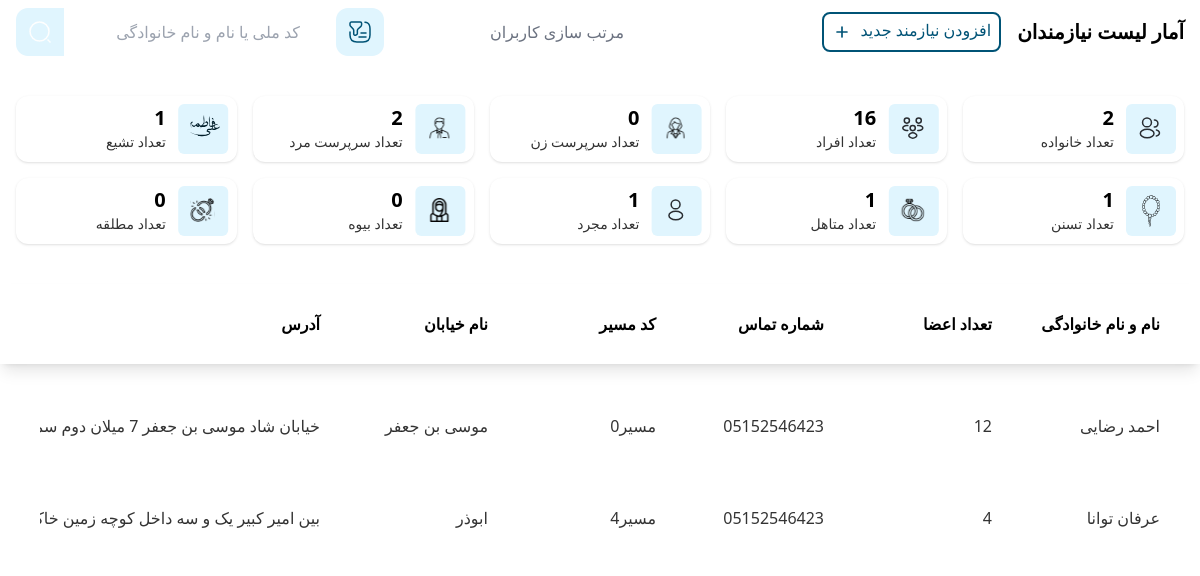
The app's page / (signed in), older data.
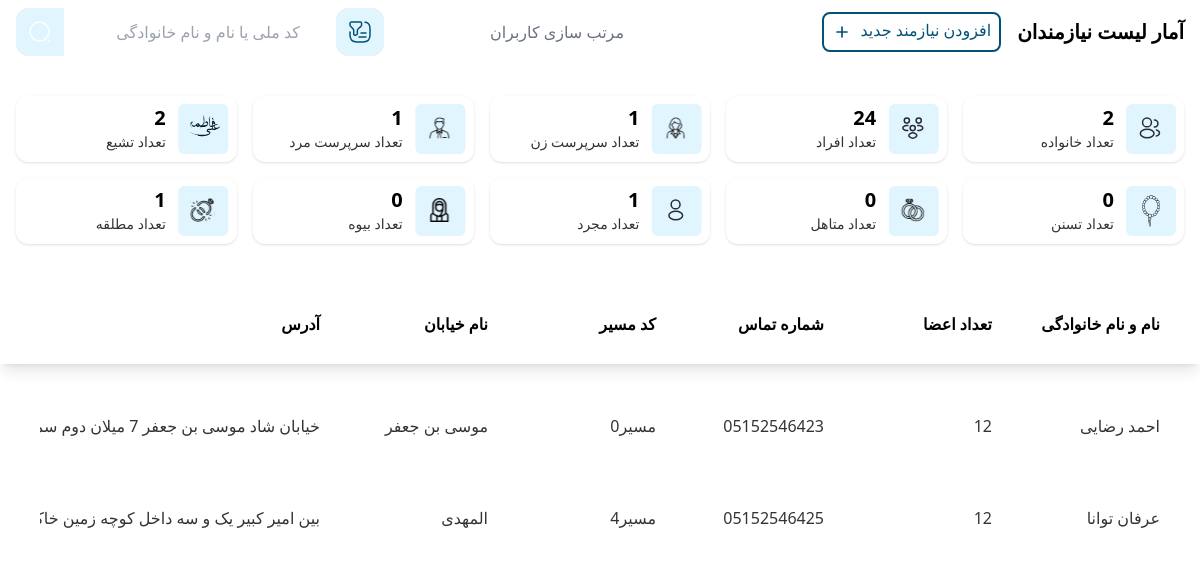
The same page, newer data.
### NeedyFolks/models.py (models this page shows, shortened)
class Needy(models.Model):
    GENDER_CHOICES = (
        ('مرد', 'مرد'),
        ('زن', 'زن'),
    )
    MARITAL_STATUS_CHOICES = (
        ('مجرد', 'مجرد'),
        ('متاهل', 'متاهل'),
        ('بیوه', 'بیوه'),
        ('مطلقه', 'مطلقه'),
    )
    RELIGION_CHOICES = (
        ('تشیع', 'تشیع'),
        ('تسنن', 'تسنن'),
    )
    name = models.CharField(max_length=50, blank=True, null=True, verbose_name='نام')
    last_name = models.CharField(max_length=50, blank=True, null=True, verbose_name='نام خانوادگی')
    full_name = models.CharField(max_length=100, blank=True, null=True)
    father_name = models.CharField(max_length=50, blank=True, null=True, verbose_name='نام پدر')
    national_code = models.CharField(max_length=10, blank=True, null=True, verbose_name='کد ملی')
    gender = models.CharField(max_length=10, blank=True, null=True, choices=GENDER_CHOICES, verbose_name='جنسیت')
    family_members_count = models.PositiveIntegerField(blank=True, null=True, verbose_name='تعداد اعضا')
    phone_number = models.CharField(max_length=20, blank=True, null=True, verbose_name='شماره تماس')
    referrer_name = models.CharField(max_length=100, blank=True, null=True, verbose_name='نام و نام خانوادگی معرف', )
    marital_status = models.CharField(max_length=15, blank=True, null=True, choices=MARITAL_STATUS_CHOICES,
                                      verbose_name='وضعیت تاهل')
    religion = models.CharField(max_length=15, blank=True, null=True, choices=RELIGION_CHOICES, verbose_name='مذهب')
    job = models.CharField(max_length=100, blank=True, null=True, verbose_name='شغل')
    coverage = models.CharField(max_length=100, blank=True, null=True, verbose_name='تحت پوشش')
    street_name = models.CharField(max_length=100, blank=True, null=True, verbose_name='نام خیابان')
    route_code = models.IntegerField(default=0, blank=True, null=True, verbose_name='کد مسیر')
    address = models.TextField(blank=True, null=True, verbose_name='آدرس دقیق')

### NeedyFolks/views.py (the view)
# urls.py: 2. Add a URL to urlpatterns:  path('', views.home, name='home')
def home(request):
    if request.user.is_authenticated == False:
        return redirect('login')
    if request.method == 'GET':
        data = request.GET
        street_name = data.get('street_name', None)
        route_code = data.get('route_code', None)
        if route_code == None and street_name == None:
            needy = Needy.objects.all()
        elif street_name != None:
            needy = Needy.objects.filter(street_name=street_name)
        elif route_code != None:
            needy = Needy.objects.filter(route_code=route_code)
        else:
            needy = Needy.objects.all()
        familyCount = needy.count()
        personCount = 0
        for family in needy:
            personCount += family.family_members_count
        numberOfFemaleGuardians = needy.filter(gender='زن').count()
        numberOfMaleGuardians = needy.filter(gender='مرد').count()
        ShiaCount = needy.filter(religion='تشیع').count()
        SunniCount = needy.filter(religion='تسنن').count()
        MarriedCount = needy.filter(marital_status='متاهل').count()
        SingleCount = needy.filter(marital_status='مجرد').count()
        WidowCount = needy.filter(marital_status='بیوه').count()
        numberOfDivorcedWomen = needy.filter(marital_status='مطلقه').count()
        statistics = {
            'needy': needy,
            'familyCount': familyCount,
            'personCount': personCount,
            'numberOfFemaleGuardians': numberOfFemaleGuardians,
            'numberOfMaleGuardians': numberOfMaleGuardians,
            'ShiaCount': ShiaCount,
            'SunniCount': SunniCount,
            'MarriedCount': MarriedCount,
            'SingleCount': SingleCount,
            'WidowCount': WidowCount,
            'numberOfDivorcedWomen': numberOfDivorcedWomen,
        }
        return render(request, 'index.html', statistics)

### NeedyFolks/templates/index.html (shortened to what the changed rows need)
{% load static %}
<!DOCTYPE html>
<html lang="en">
<head>
    <link rel="stylesheet" href="{% static 'css/output/main.css' %}">
</head>
<body class="w-screen min-h-screen overflow-x-hidden  pt-2">
<header class="px-1 lg:px-4">
    <section class="flex items-center justify-between flex-col-reverse gap-4 lg:flex-row">
        <div class="flex items-center flex-col-reverse sm:flex-row justify-between w-full lg:w-max px-10 lg:px-0 gap-4">
            <h2 class="text-xl md:text-xl font-bold">آمار لیست نیازمندان</h2>
        </div>
    </section>
    <section
            class="grid lg:grid-cols-5 md:grid-cols-4 max-[790px]:grid-cols-3 max-[670px]:grid-cols-2 max-[550px]:grid-cols-1 mt-10 gap-4"
            dir="rtl">
        <div class="flex gap-3 bg-white p-2 w-full rounded-xl mx-auto shadow">
            <div class="min-w-28">
                <p class="text-xl font-bold">{{ personCount }}</p>
                <p class="text-sm opacity-80">تعداد افراد</p>
            </div>
        </div>
        <div class="flex gap-3 bg-white p-2 w-full rounded-xl mx-auto shadow">
            <div class="min-w-28">
                <p class="text-xl font-bold">{{ numberOfFemaleGuardians }}</p>
                <p class="text-sm opacity-80">تعداد سرپرست زن</p>
            </div>
        </div>
        <div class="flex gap-3 bg-white p-2 w-full rounded-xl mx-auto shadow">
            <div class="min-w-28">
                <p class="text-xl font-bold">{{ numberOfMaleGuardians }}</p>
                <p class="text-sm opacity-80">تعداد سرپرست مرد</p>
            </div>
        </div>
        <div class="flex gap-3 bg-white p-2 w-full rounded-xl mx-auto shadow">
            <div class="min-w-28">
                <p class="text-xl font-bold">{{ ShiaCount }}</p>
                <p class="text-sm opacity-80">تعداد تشیع</p>
            </div>
        </div>
        <div class="flex gap-3 bg-white p-2 w-full rounded-xl mx-auto shadow">
            <div class="min-w-28">
                <p class="text-xl font-bold">{{ SunniCount }}</p>
                <p class="text-sm opacity-80">تعداد تسنن</p>
            </div>
        </div>
        <div class="flex gap-3 bg-white p-2 w-full rounded-xl mx-auto shadow">
            <div class="min-w-28">
                <p class="text-xl font-bold">{{ MarriedCount }}</p>
                <p class="text-sm opacity-80">تعداد متاهل</p>
            </div>
        </div>
        <div class="flex gap-3 bg-white p-2 w-full rounded-xl mx-auto shadow">
            <div class="min-w-28">
                <p class="text-xl font-bold">{{ numberOfDivorcedWomen }}</p>
                <p class="text-sm opacity-80">تعداد مطلقه</p>
            </div>
        </div>
    </section>
</header>
<main class="mt-10 h-full">
    {% for i in needy %}
        <section class="h-full w-full mt-8 px-10 space-y-4 bg-white py-2">
            <div class="w-full flex items-center justify-between text-black/80 gap-10 bg-white overflow-x-scroll"
                 dir="rtl">
                <div class="flex items-center gap-10">
                    <div class="min-w-32">
                        <p>{{ i.full_name }}</p>
                    </div>
                    <div class="min-w-32">
                        <p>  {{ i.family_members_count }} </p>
                    </div>
                    <div class="min-w-32">
                        <p>{{ i.phone_number }}</p>
                    </div>
                    <div class="min-w-32">
                        <p> مسیر{{ i.route_code }}  </p>
                    </div>
                    <div class="min-w-32">
                        <p>{{ i.street_name }}</p>
                    </div>
                    <div class="min-w-32 w-max">
                        <p>{{ i.address }}</p>
                    </div>
                </div>
            </div>
        </section>
    {% endfor %}
</main>
</body>
</html>

Row changes from the older to the newer data that the page shows:
changed Needy "عرفان توانا": family_members_count "4" → "12"; phone_number "05152546423" → "05152546425"; street_name "ابوذر" → "المهدی"
Text that changed along with them:
{{ personCount }}: "16" → "24"
{{ numberOfFemaleGuardians }}: "0" → "1"
{{ numberOfMaleGuardians }}: "2" → "1"
{{ ShiaCount }}: "1" → "2"
{{ SunniCount }}: "1" → "0"
{{ MarriedCount }}: "1" → "0"
{{ numberOfDivorcedWomen }}: "0" → "1"
